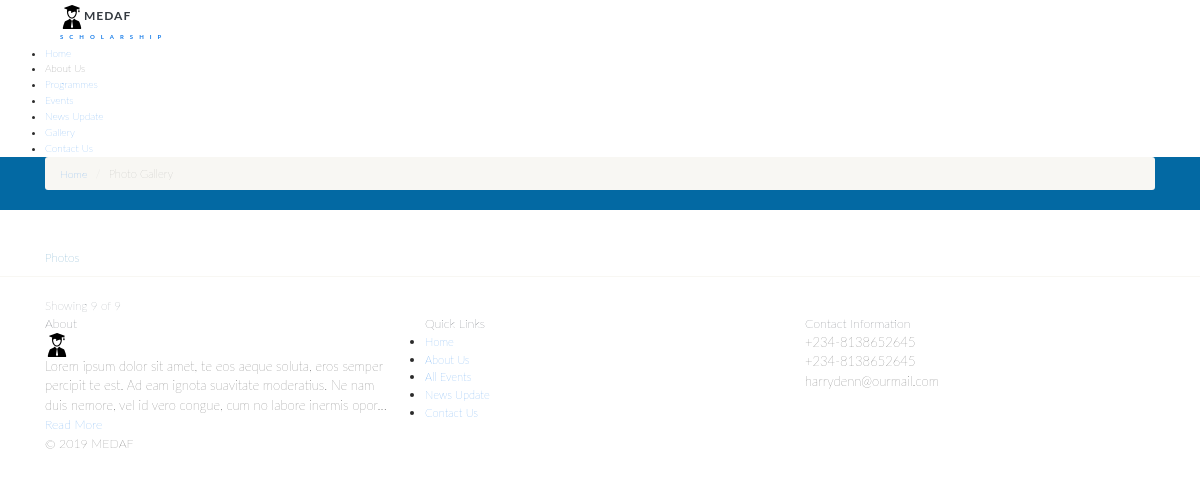
/blog/gallery.php, run on the app's committed database.
### tables this page shows
CREATE TABLE IF NOT EXISTS `welcome` (
  `id` int(11) NOT NULL,
  `body` varchar(2000) NOT NULL
);

CREATE TABLE IF NOT EXISTS `settings` (
  `id` int(11) NOT NULL,
  `site_name` varchar(45) NOT NULL,
  `site_title` varchar(60) NOT NULL,
  `email` varchar(60) NOT NULL,
  `site_desc` varchar(350) NOT NULL,
  `site_keyword` varchar(250) NOT NULL,
  `google_code` varchar(1000) NOT NULL,
  `street` varchar(100) NOT NULL,
  `city` varchar(60) NOT NULL,
  `country` varchar(50) NOT NULL,
  `phone` varchar(15) NOT NULL,
  `facebook` varchar(45) NOT NULL,
  `twitter` varchar(34) NOT NULL,
  `linkedin` varchar(45) NOT NULL,
  `status` varchar(25) NOT NULL
);

### blog/idiorm.php (called while the page is built, shortened)
<?php
    class ORM implements ArrayAccess {
        protected static $_default_config = array(
            'connection_string' => 'sqlite::memory:',
            'id_column' => 'id',
            'id_column_overrides' => array(),
            'error_mode' => PDO::ERRMODE_EXCEPTION,
            'username' => null,
            'password' => null,
            'driver_options' => null,
            'identifier_quote_character' => null,
            'limit_clause_style' => null,
            'logging' => false,
            'logger' => null,
            'caching' => false,
            'caching_auto_clear' => false,
            'return_result_sets' => false,
        );
        protected static $_config = array();
        protected static $_db = array();
        protected static $_last_statement = null;
        protected $_connection_name;
        protected $_table_name;
        protected $_values = array();
        protected $_result_columns = array('*');
        protected $_join_sources = array();
        protected $_limit = null;
        protected $_offset = null;
        protected $_order_by = array();
        protected $_group_by = array();
        public static function configure($key, $value = null, $connection_name = self::DEFAULT_CONNECTION) {
            if (is_array($key)) {
                foreach ($key as $conf_key => $conf_value) {
                    self::configure($conf_key, $conf_value, $connection_name);
                }
            } else {
                if (is_null($value)) {
                    $value = $key;
                    $key = 'connection_string';
                }
                self::$_config[$connection_name][$key] = $value;
            }
        }
        public static function for_table($table_name, $connection_name = self::DEFAULT_CONNECTION) {
            return new self($table_name, array(), $connection_name);
        }
        protected static function _setup_db_config($connection_name) {
            if (!array_key_exists($connection_name, self::$_config)) {
                self::$_config[$connection_name] = self::$_default_config;
            }
        }
        public static function set_db($db, $connection_name = self::DEFAULT_CONNECTION) {
            self::$_db[$connection_name] = $db;
        }
        protected static function _setup_identifier_quote_character($connection_name) {
            if (is_null(self::$_config[$connection_name]['identifier_quote_character'])) {
                self::$_config[$connection_name]['identifier_quote_character'] =
                    self::_detect_identifier_quote_character($connection_name);
            }
        }
        public static function _setup_limit_clause_style($connection_name) {
            if (is_null(self::$_config[$connection_name]['limit_clause_style'])) {
                self::$_config[$connection_name]['limit_clause_style'] =
                    self::_detect_limit_clause_style($connection_name);
            }
        }
        protected static function _detect_identifier_quote_character($connection_name) {
            switch(self::get_db($connection_name)->getAttribute(PDO::ATTR_DRIVER_NAME)) {
                case 'mysql':
                case 'sqlite':
                case 'sqlite2':
                default:
                    return '`';
            }
        }
        protected static function _detect_limit_clause_style($connection_name) {
            switch(self::get_db($connection_name)->getAttribute(PDO::ATTR_DRIVER_NAME)) {
                default:
                    return ORM::LIMIT_STYLE_LIMIT;
            }
        }
        public static function get_db($connection_name = self::DEFAULT_CONNECTION) {
            return self::$_db[$connection_name];
        }
        public static function get_last_statement() {
            return self::$_last_statement;
        }
        protected static function _execute($query, $parameters = array(), $connection_name = self::DEFAULT_CONNECTION) {
            $statement = self::get_db($connection_name)->prepare($query);
            self::$_last_statement = $statement;
            $time = microtime(true);
            $q = $statement->execute();
            return $q;
        }
        protected static function _log_query($query, $parameters, $connection_name, $query_time) {
            if (!self::$_config[$connection_name]['logging']) {
                return false;
            }
            return true;
        }
        protected function __construct($table_name, $data = array(), $connection_name = self::DEFAULT_CONNECTION) {
            $this->_table_name = $table_name;
            $this->_connection_name = $connection_name;
        }
        public function find_array() {
            return $this->_run();
        }
        public function limit($limit) {
            $this->_limit = $limit;
            return $this;
        }
        public function offset($offset) {
            $this->_offset = $offset;
            return $this;
        }
        protected function _add_order_by($column_name, $ordering) {
            $column_name = $this->_quote_identifier($column_name);
            $this->_order_by[] = "{$column_name} {$ordering}";
            return $this;
        }
        protected function _build_select() {
            return $this->_join_if_not_empty(" ", array(
                $this->_build_select_start(),
                $this->_build_join(),
                $this->_build_where(),
                $this->_build_group_by(),
                $this->_build_having(),
                $this->_build_order_by(),
                $this->_build_limit(),
                $this->_build_offset(),
            ));
        }
        protected function _build_select_start() {
            $fragment = 'SELECT ';
            $result_columns = join(', ', $this->_result_columns);
            $fragment .= "{$result_columns} FROM " . $this->_quote_identifier($this->_table_name);
            return $fragment;
        }
        protected function _build_join() {
            if (count($this->_join_sources) === 0) {
                return '';
            }
            return join(" ", $this->_join_sources);
        }
        protected function _build_where() {
            return $this->_build_conditions('where');
        }
        protected function _build_having() {
            return $this->_build_conditions('having');
        }
        protected function _build_group_by() {
            if (count($this->_group_by) === 0) {
                return '';
            }
            return "GROUP BY " . join(", ", $this->_group_by);
        }
        protected function _build_conditions($type) {
            $conditions_class_property_name = "_{$type}_conditions";
            if (count($this->$conditions_class_property_name) === 0) {
                return '';
            }
            $conditions = array();
            return strtoupper($type) . " " . join(" AND ", $conditions);
        }
        protected function _build_order_by() {
            if (count($this->_order_by) === 0) {
                return '';
            }
            return "ORDER BY " . join(", ", $this->_order_by);
        }
        protected function _build_limit() {
            $fragment = '';
            if (!is_null($this->_limit) &&
                self::$_config[$this->_connection_name]['limit_clause_style'] == ORM::LIMIT_STYLE_LIMIT) {
                if (self::get_db($this->_connection_name)->getAttribute(PDO::ATTR_DRIVER_NAME) == 'firebird') {
                    $fragment = 'ROWS';
                } else {
                    $fragment = 'LIMIT';
                }
                $fragment .= " {$this->_limit}";
            }
            return $fragment;
        }
        protected function _build_offset() {
            if (!is_null($this->_offset)) {
                $clause = 'OFFSET';
                return "$clause " . $this->_offset;
            }
            return '';
        }
        protected function _join_if_not_empty($glue, $pieces) {
            $filtered_pieces = array();
            foreach ($pieces as $piece) {
                if (is_string($piece)) {
                    $piece = trim($piece);
                }
                if (!empty($piece)) {
                    $filtered_pieces[] = $piece;
                }
            }
            return join($glue, $filtered_pieces);
        }
        protected function _quote_one_identifier($identifier) {
            $parts = explode('.', $identifier);
            $parts = array_map(array($this, '_quote_identifier_part'), $parts);
            return join('.', $parts);
        }
        protected function _quote_identifier($identifier) {
            if (is_array($identifier)) {
                $result = array_map(array($this, '_quote_one_identifier'), $identifier);
                return join(', ', $result);
            } else {
                return $this->_quote_one_identifier($identifier);
            }
        }
        protected function _quote_identifier_part($part) {
            $quote_character = self::$_config[$this->_connection_name]['identifier_quote_character'];
            return $quote_character .
                   str_replace($quote_character,
                               $quote_character . $quote_character,
                               $part
                   ) . $quote_character;
        }
        protected function _run() {
            $query = $this->_build_select();
            $caching_enabled = self::$_config[$this->_connection_name]['caching'];
            self::_execute($query, $this->_values, $this->_connection_name);
            $statement = self::get_last_statement();
            $rows = array();
            while ($row = $statement->fetch(PDO::FETCH_ASSOC)) {
                $rows[] = $row;
            }
            $this->_values = array();
            $this->_result_columns = array('*');
            return $rows;
        }
        public function __call($name, $arguments)
        {
            $method = strtolower(preg_replace('/([a-z])([A-Z])/', '$1_$2', $name));
            if (method_exists($this, $method)) {
                return call_user_func_array(array($this, $method), $arguments);
            } else {
                throw new IdiormMethodMissingException("Method $name() does not exist in class " . get_class($this));
            }
        }
    }

### blog/gallery.php (the view, shortened to what this page needs)
<?php include "header.php"; ?>
  <div class="nav-backed-header parallax" style="background-image:url(images/slide1.jpg);">
    <div class="container">
      <div class="row">
        <div class="col-md-12">
          <ol class="breadcrumb">
            <li><a href="index.php">Home</a></li>
            <li class="active">Photo Gallery</li>
          </ol>
        </div>
      </div>
    </div>
  </div>
  <div class="page-header">
    <div class="container">
      <div class="row">
        <div class="col-md-12">
          <h1>Photos</h1>
        </div>
      </div>
    </div>
  </div>
  <div class="main" role="main">
    <div id="content" class="content full">
      <div class="container">
           <?php
                                $tbl_name="gallery";
         $get_gallery = ORM::for_table("$tbl_name")
                 ->find_array();
	$total_pages = count($get_gallery);
	$limit = 16;
	$page = $_GET['page'];
	if($page)
		$start = ($page - 1) * $limit;
	else
		$start = 0;
	                          $news = ORM::for_table("gallery")
                                          ->limit($limit)
                                          ->offset($start)
                                          ->order_by_desc('gallery.id')
                                           ->find_array();
                                  ?>
                                  <?php foreach ($news as $row):?>
                  <?php
	$next = $page + 1;
	$lastpage = ceil($total_pages/$limit);
	 ?>
            <?php endforeach;?>
        <div class="text-align-center">
           <span class="text-muted m-r-sm">
                                                             Showing
                                 <?php if($lastpage == $next-1):?>
                                    <?=$total_pages?>
                                <?php else:?>
                                <?=$page * $limit?>
                            <?php endif;?>
                                                             of <?=$total_pages?>
                                        </span>
        </div>
      </div>
    </div>
  </div>
  <?php include "footer.php"; ?>

### blog/footer.php (shortened to what this page needs)
  <footer class="site-footer">
    <div class="container">
      <div class="row">
        <div class="col-md-4 col-sm-4 widget footer-widget">
          <h4 class="footer-widget-title">About </h4>
          <img src="images/logo.png" alt="Logo">
		  <?php
				$result = $db->prepare("SELECT * FROM welcome");
				$result->execute();
				for($i=0; $row = $result->fetch(); $i++){
				?>
        <?php echo strip_tags(substr($row['body'],0,180)) ;?>...  <a href="about.php">Read More</a>
		  <?php } ?>
		</div>
        <div class="col-md-4 col-sm-4 widget footer-widget">
          <h4 class="footer-widget-title">Quick Links</h4>
          <ul>
            <li><a href="index.php">Home</a></li>
            <li><a href="about.php">About Us</a></li>
            <li><a href="events.php">All Events</a></li>
            <li><a href="news-updates.php">News Update</a></li>
            <li><a href="contact.php">Contact Us</a></li>
          </ul>
        </div>
		 <?php
				$result = $db->prepare("SELECT * FROM settings");
				$result->execute();
				for($i=0; $row = $result->fetch(); $i++){
               ?>
        <div class="col-md-4 col-sm-4 widget footer-widget">
          <h4 class="footer-widget-title">Contact Information</h4>
          <?php echo $row['phone']; ?> </br>
		  <?php echo $row['linkedin']; ?></br>
		 <?php echo $row['email']; ?>
        </div>
      </div>
    </div>
  </footer>
  <footer class="site-footer-bottom">
    <div class="container">
      <div class="row">
        <div class="copyrights-col-left col-md-6 col-sm-6">
          <p>&copy; 2019 MEDAF</p>
        </div>
        <div class="copyrights-col-right col-md-6 col-sm-6">
        </div>
      </div>
    </div>
	<?php } ?>
  </footer>
</div>
</body>
</html>

### data on the page
welcome: body "Lorem ipsum dolor sit amet, te eos aeque soluta, eros semper percipit te est. Ad eam ignota suavitate moderatius. Ne nam duis nemore, vel id vero congue, cum no labore inermis opor"
settings: phone "+234-8138652645", linkedin "+234-8138652645", email "harrydenn@ourmail.com"

### other printed values
$total_pages "9"
